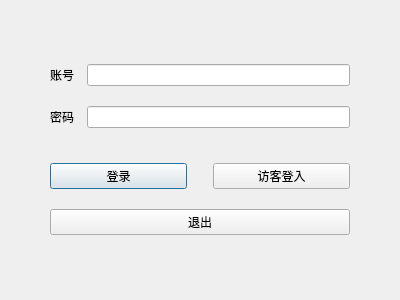
<?xml version="1.0" encoding="UTF-8"?>
<ui version="4.0">
 <class>login</class>
 <widget class="QDialog" name="login">
  <property name="geometry">
   <rect>
    <x>0</x>
    <y>0</y>
    <width>400</width>
    <height>300</height>
   </rect>
  </property>
  <property name="windowTitle">
   <string>Dialog</string>
  </property>
  <layout class="QVBoxLayout" name="verticalLayout">
   <property name="leftMargin">
    <number>50</number>
   </property>
   <property name="topMargin">
    <number>50</number>
   </property>
   <property name="rightMargin">
    <number>50</number>
   </property>
   <property name="bottomMargin">
    <number>50</number>
   </property>
   <item>
    <layout class="QHBoxLayout" name="horizontalLayout_2">
     <item>
      <widget class="QLabel" name="label_Login">
       <property name="text">
        <string>账号  </string>
       </property>
      </widget>
     </item>
     <item>
      <widget class="QLineEdit" name="lineEdit_Login"/>
     </item>
    </layout>
   </item>
   <item>
    <layout class="QHBoxLayout" name="horizontalLayout_3">
     <item>
      <widget class="QLabel" name="label_Pwd">
       <property name="text">
        <string>密码  </string>
       </property>
      </widget>
     </item>
     <item>
      <widget class="QLineEdit" name="lineEdit_Pwd">
       <property name="echoMode">
        <enum>QLineEdit::Password</enum>
       </property>
      </widget>
     </item>
    </layout>
   </item>
   <item>
    <spacer name="verticalSpacer">
     <property name="orientation">
      <enum>Qt::Vertical</enum>
     </property>
     <property name="sizeType">
      <enum>QSizePolicy::Fixed</enum>
     </property>
     <property name="sizeHint" stdset="0">
      <size>
       <width>20</width>
       <height>15</height>
      </size>
     </property>
    </spacer>
   </item>
   <item>
    <layout class="QHBoxLayout" name="horizontalLayout">
     <property name="sizeConstraint">
      <enum>QLayout::SetDefaultConstraint</enum>
     </property>
     <item>
      <widget class="QPushButton" name="pB_OK">
       <property name="text">
        <string>登录</string>
       </property>
      </widget>
     </item>
     <item>
      <spacer name="horizontalSpacer">
       <property name="orientation">
        <enum>Qt::Horizontal</enum>
       </property>
       <property name="sizeType">
        <enum>QSizePolicy::Fixed</enum>
       </property>
       <property name="sizeHint" stdset="0">
        <size>
         <width>20</width>
         <height>20</height>
        </size>
       </property>
      </spacer>
     </item>
     <item>
      <widget class="QPushButton" name="pB_Vstr">
       <property name="text">
        <string>访客登入</string>
       </property>
      </widget>
     </item>
    </layout>
   </item>
   <item>
    <widget class="QPushButton" name="pB_Exit">
     <property name="text">
      <string>退出</string>
     </property>
    </widget>
   </item>
  </layout>
 </widget>
 <resources/>
 <connections/>
</ui>
